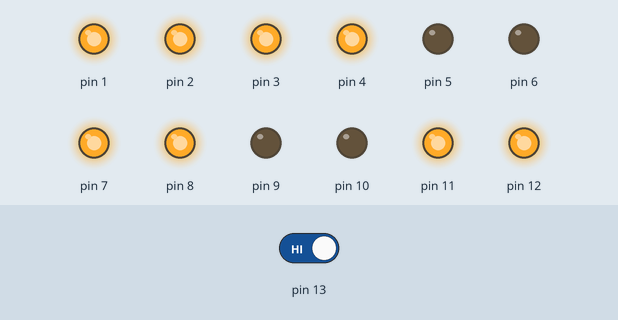
This sketch was run on a simulated Arduino Uno, built with avr-gcc and run on an emulated ATmega328P. Parts: output pins drawn as LEDs (lit = HIGH). Dashed ring = blinking. The inputs (shaded band) are chosen by the test bench; at power-on: pin 13 HIGH.

Above: at 13.8 s.
13.9 s: pin 13 driven LOW
At 16.4 s:
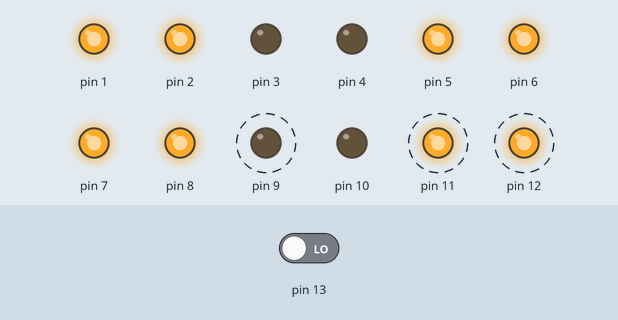
At 16.9 s:
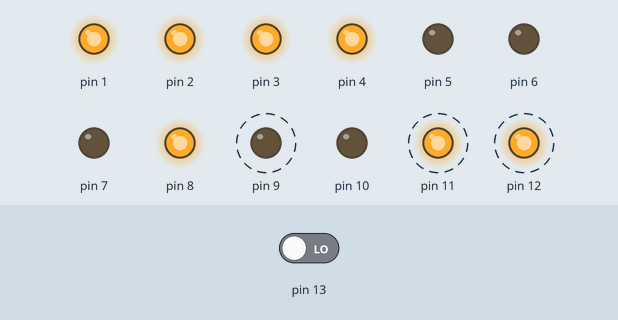
22.5 s: pin 13 driven HIGH
At 22.9 s:
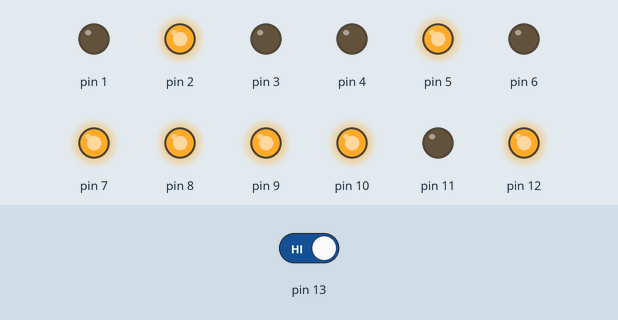
Timing chart, 0 to 35.8 s (numbered marks = the images above; inputs shaded):
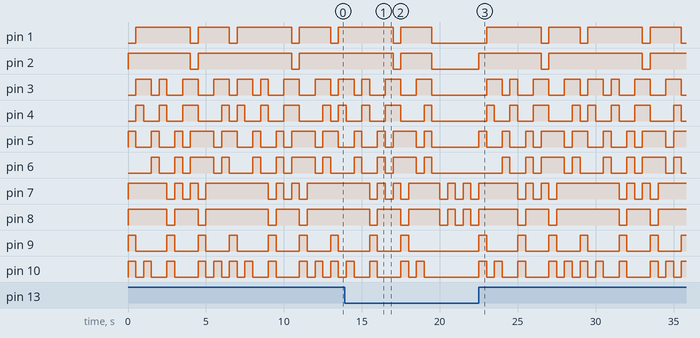

The sketch:

NOMBRE.ino
```cpp
int estadointerruptor = 0;
void setup() {
  pinMode(1, OUTPUT);
  pinMode(2, OUTPUT);
  pinMode(3, OUTPUT);
  pinMode(4, OUTPUT);
  pinMode(5, OUTPUT);
  pinMode(6, OUTPUT);
  pinMode(7, OUTPUT);
  pinMode(8, OUTPUT);
  pinMode(9, OUTPUT);
  pinMode(10, OUTPUT);
  pinMode(11, OUTPUT);
  pinMode(12, OUTPUT);
  pinMode(13, INPUT);
}
void loop() {
  estadointerruptor = digitalRead(13);
    if(estadointerruptor == LOW){
      digitalWrite(8, HIGH);
      digitalWrite(7, HIGH);
      digitalWrite(1, LOW);
      digitalWrite(2, LOW);
      digitalWrite(3, LOW);
      digitalWrite(4, LOW);
      digitalWrite(5, LOW);
      digitalWrite(6, LOW);
      digitalWrite(9, LOW);
      digitalWrite(10, LOW);
      digitalWrite(11, LOW);
      digitalWrite(12, LOW);
      delay(500);
      digitalWrite(1, LOW);
      digitalWrite(2, LOW);
      digitalWrite(3, LOW);
      digitalWrite(4, LOW);
      digitalWrite(5, LOW);
      digitalWrite(6, LOW);
      digitalWrite(7, LOW);
      digitalWrite(8, LOW);
      digitalWrite(9, LOW);
      digitalWrite(10, LOW);
      digitalWrite(11, LOW);
      digitalWrite(12, LOW);
      delay(500);
    }else{
      digitalWrite(1, LOW);
      digitalWrite(2, HIGH);
      digitalWrite(3, LOW);
      digitalWrite(4, LOW);
      digitalWrite(5, HIGH);
      digitalWrite(6, LOW);
      digitalWrite(7, HIGH);
      digitalWrite(8, HIGH);
      digitalWrite(9, HIGH);
      digitalWrite(10, HIGH);
      digitalWrite(11, LOW);
      digitalWrite(12, HIGH);
      delay(500); ///K
      digitalWrite(1, HIGH);
      digitalWrite(2, HIGH);
      digitalWrite(3, HIGH);
      digitalWrite(4, HIGH);
      digitalWrite(5, LOW);
      digitalWrite(6, LOW);
      digitalWrite(7, HIGH);
      digitalWrite(8, HIGH);
      digitalWrite(9, LOW);
      digitalWrite(10, LOW);
      digitalWrite(11, HIGH);
      digitalWrite(12, HIGH);
      delay(500);///A
      digitalWrite(1, HIGH);
      digitalWrite(2, HIGH);
      digitalWrite(3, HIGH);
      digitalWrite(4, LOW);
      digitalWrite(5, LOW);
      digitalWrite(6, LOW);
      digitalWrite(7, HIGH);
      digitalWrite(8, HIGH);
      digitalWrite(9, LOW);
      digitalWrite(10, HIGH);
      digitalWrite(11, HIGH);
      digitalWrite(12, HIGH);
      delay(500);///R
      digitalWrite(1, HIGH);
      digitalWrite(2, HIGH);
      digitalWrite(3, LOW);
      digitalWrite(4, LOW);
      digitalWrite(5, HIGH);
      digitalWrite(6, HIGH);
      digitalWrite(7, HIGH);
      digitalWrite(8, HIGH);
      digitalWrite(9, LOW);
      digitalWrite(10, LOW);
      digitalWrite(11, HIGH);
      digitalWrite(12, HIGH);
      delay(500);//E
      digitalWrite(1, HIGH);
      digitalWrite(2, HIGH);
      digitalWrite(3, HIGH);
      digitalWrite(4, HIGH);
      digitalWrite(5, LOW);
      digitalWrite(6, LOW);
      digitalWrite(7, HIGH);
      digitalWrite(8, HIGH);
      digitalWrite(9, LOW);
      digitalWrite(10, LOW);
      digitalWrite(11, LOW);
      digitalWrite(12, LOW);
      delay(500);//N
      digitalWrite(1, HIGH);
      digitalWrite(2, HIGH);
      digitalWrite(3, LOW);
      digitalWrite(4, LOW);
      digitalWrite(5, LOW);
      digitalWrite(6, LOW);
      digitalWrite(7, LOW);
      digitalWrite(8, LOW);
      digitalWrite(9, HIGH);
      digitalWrite(10, HIGH);
      digitalWrite(11, LOW);
      digitalWrite(12, LOW);
      delay(500);//T
      digitalWrite(1, HIGH);
      digitalWrite(2, HIGH);
      digitalWrite(3, LOW);
      digitalWrite(4, LOW);
      digitalWrite(5, HIGH);
      digitalWrite(6, HIGH);
      digitalWrite(7, HIGH);
      digitalWrite(8, HIGH);
      digitalWrite(9, LOW);
      digitalWrite(10, LOW);
      digitalWrite(11, HIGH);
      digitalWrite(12, HIGH);
      delay(500);//E
      digitalWrite(1, HIGH);
      digitalWrite(2, HIGH);
      digitalWrite(3, HIGH);
      digitalWrite(4, HIGH);
      digitalWrite(5, LOW);
      digitalWrite(6, LOW);
      digitalWrite(7, LOW);
      digitalWrite(8, HIGH);
      digitalWrite(9, LOW);
      digitalWrite(10, LOW);
      digitalWrite(11, HIGH);
      digitalWrite(12, HIGH);
      delay(500);//Q
      digitalWrite(1, LOW);
      digitalWrite(2, LOW);
      digitalWrite(3, HIGH);
      digitalWrite(4, HIGH);
      digitalWrite(5, HIGH);
      digitalWrite(6, HIGH);
      digitalWrite(7, HIGH);
      digitalWrite(8, HIGH);
      digitalWrite(9, LOW);
      digitalWrite(10, LOW);
      digitalWrite(11, LOW);
      digitalWrite(12, LOW);
      delay(500);//U
      digitalWrite(1, HIGH);
      digitalWrite(2, HIGH);
      digitalWrite(3, LOW);
      digitalWrite(4, LOW);
      digitalWrite(5, HIGH);
      digitalWrite(6, HIGH);
      digitalWrite(7, LOW);
      digitalWrite(8, LOW);
      digitalWrite(9, HIGH);
      digitalWrite(10, HIGH);
      digitalWrite(11, LOW);
      digitalWrite(12, LOW);
      delay(500);//I
      digitalWrite(1, HIGH);
      digitalWrite(2, HIGH);
      digitalWrite(3, LOW);
      digitalWrite(4, LOW);
      digitalWrite(5, HIGH);
      digitalWrite(6, HIGH);
      digitalWrite(7, HIGH);
      digitalWrite(8, HIGH);
      digitalWrite(9, LOW);
      digitalWrite(10, LOW);
      digitalWrite(11, HIGH);
      digitalWrite(12, HIGH);
      delay(500);//E
      digitalWrite(1, HIGH);
      digitalWrite(2, HIGH);
      digitalWrite(3, HIGH);
      digitalWrite(4, LOW);
      digitalWrite(5, LOW);
      digitalWrite(6, LOW);
      digitalWrite(7, HIGH);
      digitalWrite(8, HIGH);
      digitalWrite(9, LOW);
      digitalWrite(10, HIGH);
      digitalWrite(11, HIGH);
      digitalWrite(12, HIGH);
      delay(500);//R
      digitalWrite(1, HIGH);
      digitalWrite(2, HIGH);
      digitalWrite(3, HIGH);
      digitalWrite(4, HIGH);
      digitalWrite(5, HIGH);
      digitalWrite(6, HIGH);
      digitalWrite(7, HIGH);
      digitalWrite(8, HIGH);
      digitalWrite(9, LOW);
      digitalWrite(10, LOW);
      digitalWrite(11, LOW);
      digitalWrite(12, LOW);
      delay(500);
    }
}
```

Measured:
- after the input at 13.9 s, pin 1, pin 3, pin 4: goes on until 19.5 s, then stays LOW; pin 9: goes on until 18.0 s, then stays LOW; pin 11, pin 12: goes on until 19.0 s, then stays LOW
- after the input at 22.5 s, pin 1: LOW → HIGH after 0.50 s, → LOW 3.5 s later, → HIGH 0.50 s later, → LOW 2.0 s later, … (8 changes in this stretch); pin 2: goes HIGH 4.0 s, LOW 0.50 s, HIGH 6.0 s, LOW 0.50 s, then HIGH, starting at once
- by itself, pin 5: repeats every 6.5 s: 2 × (LOW 1.0 s, HIGH 0.50 s), LOW 0.50 s, HIGH 1.5 s, LOW 0.50 s, HIGH 1.0 s
- by itself, pin 9: repeats every 6.5 s: LOW 2.0 s, 2 × (HIGH 0.50 s, LOW 1.5 s), HIGH 0.50 s
- by itself, pin 10: repeats every 6.5 s: LOW 0.50 s, HIGH 0.50 s, LOW 1.0 s, HIGH 0.50 s, LOW 1.5 s, 2 × (HIGH 0.50 s, LOW 0.50 s), HIGH 0.50 s
